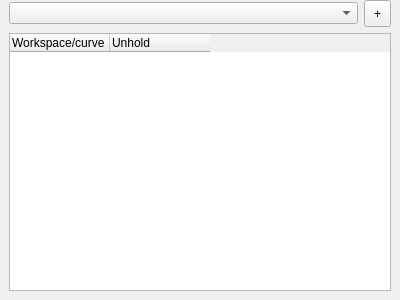
<?xml version="1.0" encoding="UTF-8"?>
<ui version="4.0">
 <class>DockWidget</class>
 <widget class="QDockWidget" name="DockWidget">
  <property name="geometry">
   <rect>
    <x>0</x>
    <y>0</y>
    <width>400</width>
    <height>300</height>
   </rect>
  </property>
  <property name="features">
   <set>QDockWidget::NoDockWidgetFeatures</set>
  </property>
  <property name="allowedAreas">
   <set>Qt::LeftDockWidgetArea|Qt::RightDockWidgetArea</set>
  </property>
  <widget class="QWidget" name="dockWidgetContents">
   <layout class="QGridLayout" name="gridLayout">
    <property name="sizeConstraint">
     <enum>QLayout::SetMinimumSize</enum>
    </property>
    <property name="topMargin">
     <number>0</number>
    </property>
    <item row="1" column="0" colspan="3">
     <widget class="QTreeWidget" name="workspacesList">
      <property name="selectionMode">
       <enum>QAbstractItemView::ExtendedSelection</enum>
      </property>
      <property name="columnCount">
       <number>2</number>
      </property>
      <attribute name="headerStretchLastSection">
       <bool>false</bool>
      </attribute>
      <column>
       <property name="text">
        <string notr="true">Workspace/curve</string>
       </property>
      </column>
      <column>
       <property name="text">
        <string notr="true">Unhold</string>
       </property>
      </column>
     </widget>
    </item>
    <item row="0" column="2">
     <widget class="QToolButton" name="addButton">
      <property name="minimumSize">
       <size>
        <width>27</width>
        <height>27</height>
       </size>
      </property>
      <property name="text">
       <string>+</string>
      </property>
     </widget>
    </item>
    <item row="0" column="0" colspan="2">
     <widget class="WorkspaceSelector" name="workspaceSelector"/>
    </item>
   </layout>
  </widget>
 </widget>
 <customwidgets>
  <customwidget>
   <class>WorkspaceSelector</class>
   <extends>QComboBox</extends>
   <header>mantidqt.widgets.workspaceselector</header>
  </customwidget>
 </customwidgets>
 <resources/>
 <connections/>
</ui>
